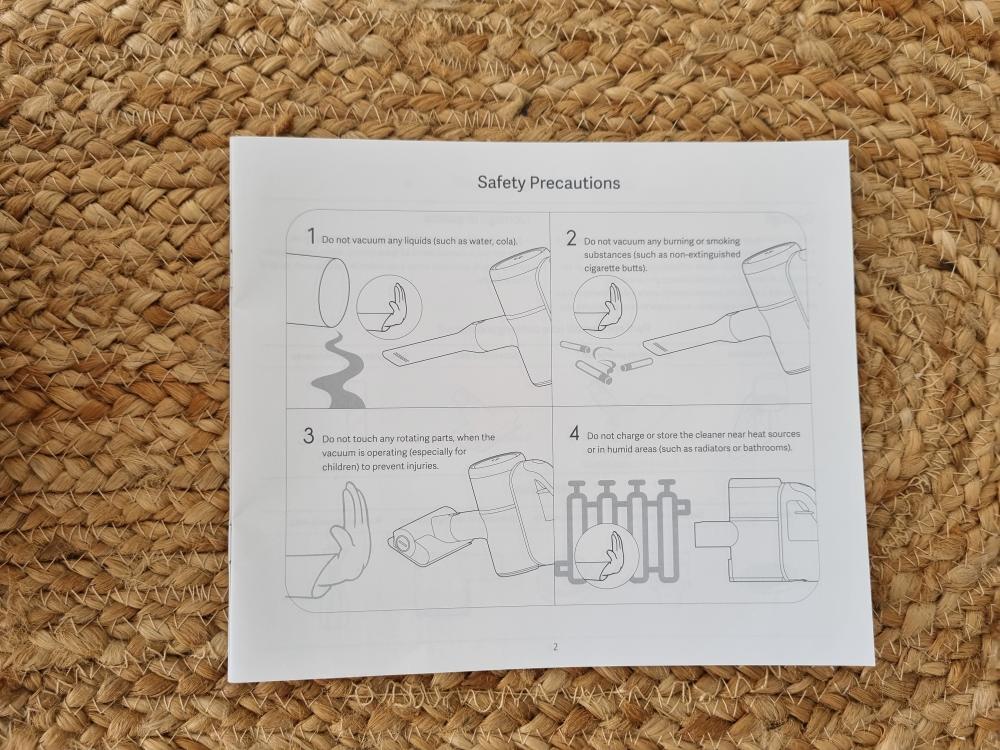
#> input picture scan3.jpg, 4000 x 3000 px (shown at 1/4 size)
$ python -i doc_scanner.py   (imports and definitions only)
#> lines starting #> are read from the running program, lines starting #| are printed output that depends on the picture

import cv2 as cv
import numpy as np
import pyautogui


# [11 lines left out: function resize, not called in this run]


def empty(x):
    pass


# [25 lines left out: functions blackWhite, blackWhiteMain, not called in this run]


def grayScale(img):
    grayImg = cv.cvtColor(img, cv.COLOR_BGR2GRAY)
    return grayImg


def drawFrame(img, imgName, msg):
    copyImg = img.copy()
    font = cv.FONT_HERSHEY_SIMPLEX
    textSize = cv.getTextSize(msg, font, 2, 3)[0]
    x_coor = int((copyImg.shape[1]-textSize[0])/2)
    y_coor = 50
    cv.putText(copyImg, msg, (x_coor, y_coor), font, 2, (0, 255, 0), 3)
    cv.imshow(imgName, copyImg)
    cv.waitKey(2000)


def fixWarp(img):
    cv.destroyWindow("uploaded image")
    # remove text from document
    originalImg = img.copy()
    kernel = np.ones((5, 5), np.uint8)
    img = cv.morphologyEx(img, cv.MORPH_CLOSE, kernel, 6)

    drawFrame(img, "remove text", "removing text")

    # use grabCut algorithm to detect document shape
    mask = np.zeros(img.shape[:2], np.uint8)
    rect = (20, 20, img.shape[1]-20, img.shape[0]-20)
    bgdModel = np.zeros((1, 65), np.float64)
    fgdModel = np.zeros((1, 65), np.float64)
    cv.grabCut(img, mask, rect, bgdModel, fgdModel, 5, cv.GC_INIT_WITH_RECT)
    mask2 = np.where((mask == 2) | (mask == 0), 0, 1).astype('uint8')
    img = img*mask2[:, :, np.newaxis]
    cv.destroyWindow("remove text")
    drawFrame(img, "detect shape", "shape detection")

    # canny edge detection
    grayImg = cv.cvtColor(img, cv.COLOR_BGR2GRAY)
    grayImg = cv.GaussianBlur(grayImg, (11, 11), 0)
    cannyImg = cv.Canny(grayImg, 0, 200)
    cannyImg = cv.dilate(
        cannyImg, cv.getStructuringElement(cv.MORPH_ELLIPSE, (5, 5)))

    con = np.zeros_like(img)
    # find contours and drawing them
    contours, hierarchy = cv.findContours(
        cannyImg, cv.RETR_LIST, cv.CHAIN_APPROX_NONE)
    doc = sorted(contours, key=cv.contourArea, reverse=True)[
        :5]  # take the biggest contours
    con = cv.drawContours(originalImg.copy(), doc, -1, (0, 255, 0), 3)

    cv.destroyWindow("detect shape")
    drawFrame(con, "contour detection", "contour detection")

    corners = findCorners(doc, img)
    corners = order_points(corners)
    destCorners = find_dest(corners)
    result = prespectiveTransform(corners, destCorners, originalImg)
    return result


# [61 lines left out: functions findCorners, order_points, find_dest, prespectiveTransform, not called in this run]


##########   MAIN PROGRAM   ############
# [2 lines not run here, left out]
fixedMode = False
isFixed = False  # indicates weather the image has been fixed with Perspective Transformation
blackAndWhiteMode = False
fixedImg = None
imgCounter = 0

# [79 lines not run here, left out]

>>> import cv2
>>> picture = cv2.imread('scan3.jpg')
#> picture is the input picture: shape (3000, 4000, 3); mean B, G, R 126.1, 149.1, 170.2
>>> result = fixWarp(picture)
#> in fixWarp, `img = cv.morphologyEx(img, cv.MORPH_CLOSE, kernel, 6)`:
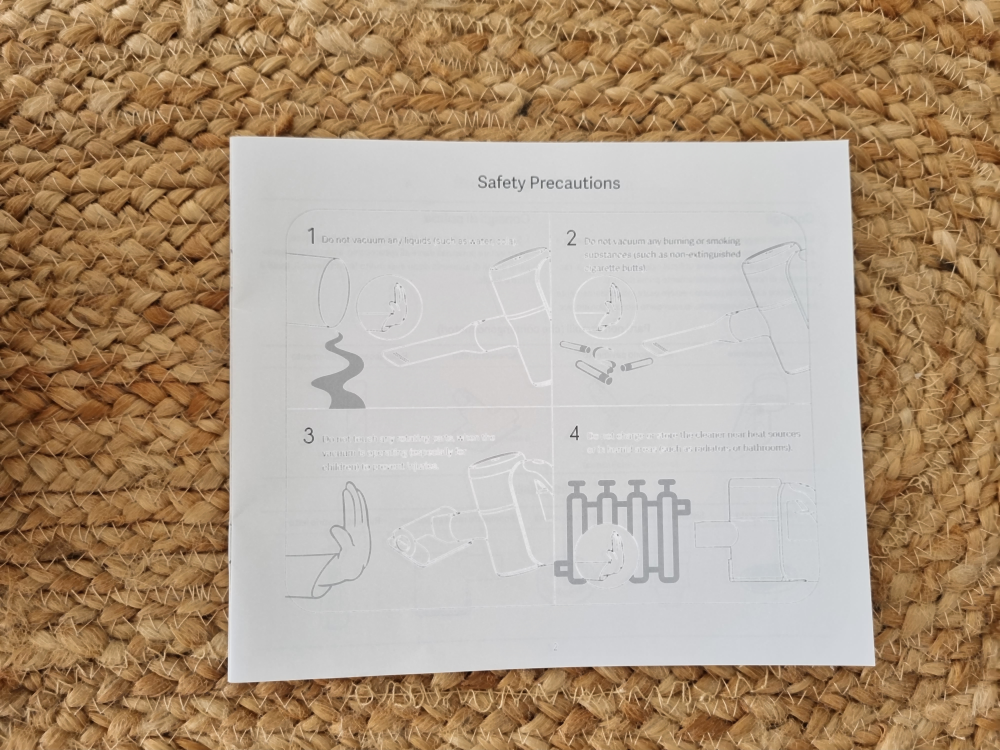
#> img: shape (3000, 4000, 3) (shown at 1/4 size); mean of channels 0, 1, 2 131.3, 154.3, 175.4; drawn as B, G, R
#> (the run stopped early here; a loop or call above may not have finished)
